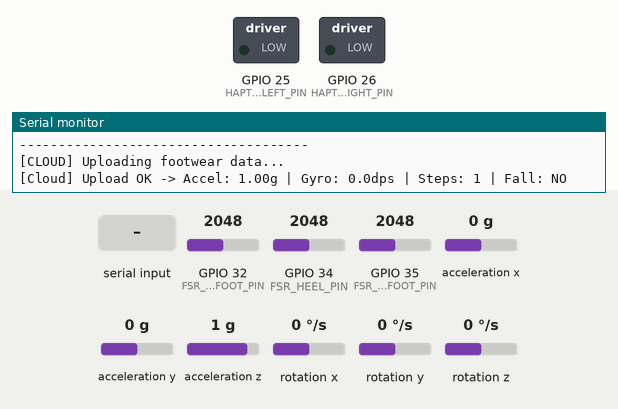
Simulated run of this sketch. Board: ESP32. Shown: switched loads named in the sketch (green lamp = pin HIGH), the last lines printed to the serial monitor. Wiring (inferred from the names in the program): MPU-6050 motion sensor at I2C address 0x68. The test bench sets the inputs (shaded band); at power-on: GPIO 32 (FSR_FOREFOOT_PIN) = 2048, GPIO 34 (FSR_HEEL_PIN) = 2048, GPIO 35 (FSR_MIDFOOT_PIN) = 2048, acceleration x 0 g, acceleration y 0 g, acceleration z 1 g, rotation x 0 °/s, rotation y 0 °/s, rotation z 0 °/s (analog values on the 0–4095 scale). WiFi joins after 1.5 s; servers stay silent unless stated.

Above: at 3.2 s.
3.3 s: "L" received over Serial
At 3.55 s:
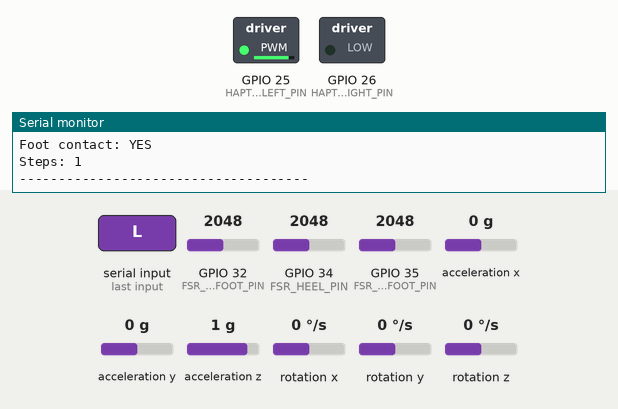
5.2 s: "r" received over Serial
At 5.48 s:
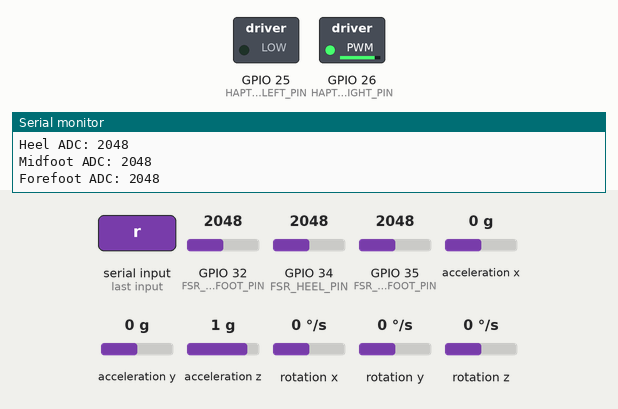
7.1 s: "F" received over Serial
At 7.8 s:
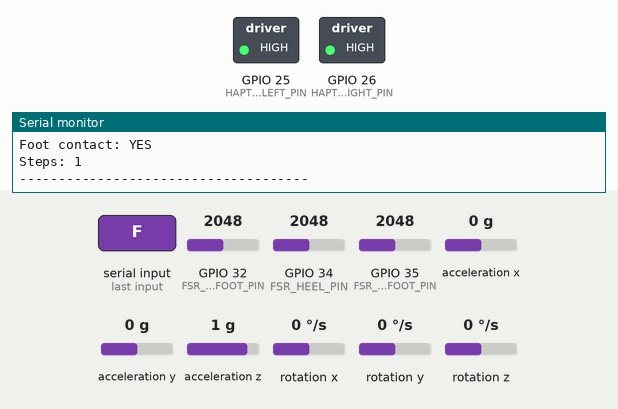
Timing chart, 0 to 10.1 s (numbered marks = the images above; inputs shaded):
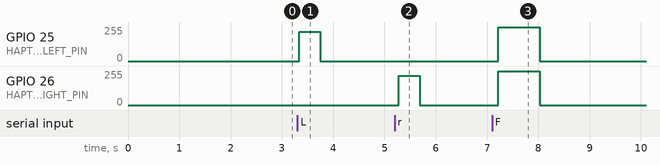

Measured:
- after the input at 3.3 s, GPIO 25 (HAPTIC_LEFT_PIN): 0/255 → 219/255 at once, → 0/255 0.41 s later
- after the input at 5.2 s, GPIO 26 (HAPTIC_RIGHT_PIN): 0/255 → 219/255 after 0.08 s, → 0/255 0.41 s later
- after the input at 7.1 s, GPIO 25 (HAPTIC_LEFT_PIN), GPIO 26 (HAPTIC_RIGHT_PIN): 0/255 → 255/255 after 0.12 s, → 0/255 0.81 s later

The sketch:

SmartFootwear.ino
```cpp
#include <Arduino.h>
#include <Wire.h>

#include "fsr_pressure.h"
#include "mpu6050_fall.h"
#include "gait_analysis.h"
#include "haptic_motor.h"
#include "firebase_cloud.h"

// Timing variables
unsigned long lastPrintMs = 0;
unsigned long lastUploadMs = 0;

const unsigned long PRINT_INTERVAL_MS = 1000;
const unsigned long FIREBASE_INTERVAL_MS = 2000;

void printFootwearData();

void setup() {
  Serial.begin(115200);
  delay(500);

  Serial.println();
  Serial.println("================================");
  Serial.println("       AI SMART FOOTWEAR");
  Serial.println("================================");

  // Initialize I2C
  Wire.begin(21, 22);

  // Initialize sensors and hardware
  Serial.println("[INIT] Initializing FSR sensors...");
  initFSRPressure();

  Serial.println("[INIT] Initializing MPU6050...");
  initMPU6050();

  Serial.println("[INIT] Initializing haptic motors...");
  initHapticMotors();

  // Initialize Firebase and Wi-Fi
  Serial.println("[INIT] Initializing Firebase...");
  initFirebaseCloud();

  Serial.println();
  Serial.println("[SYSTEM] Initialization sequence completed.");
  Serial.println("[SYSTEM] Ready for App Navigation & Serial commands:");
  Serial.println("  L = Left motor");
  Serial.println("  R = Right motor");
  Serial.println("  F = Fall vibration pattern");
  Serial.println("  S = Stop motors");
  Serial.println("================================");
}

void loop() {

  // 1. Read sensors
  readFSRPressure();
  updateMPU6050();

  // 2. Analyze walking and steps
  updateGaitAnalysis();

  // 3. Update motor patterns continuously
  hapticUpdate();

  // 4. Check for Navigation & Motor Commands from Flutter App via Firebase!
  checkFirebaseCloudCommands();

  // 5. Read serial motor commands
  if (Serial.available() > 0) {

    char command = Serial.read();

    switch (command) {

      case 'L':
      case 'l':
        Serial.println("[MOTOR] Left motor activated");
        hapticPulseLeft(350, 220);
        break;

      case 'R':
      case 'r':
        Serial.println("[MOTOR] Right motor activated");
        hapticPulseRight(350, 220);
        break;

      case 'F':
      case 'f':
        Serial.println("[MOTOR] Fall vibration pattern");
        hapticPattern_Fall();
        break;

      case 'S':
      case 's':
        Serial.println("[MOTOR] Motors stopped");
        hapticStop();
        break;

      default:
        break;
    }
  }

  unsigned long now = millis();

  // 6. Print sensor information every second
  if (now - lastPrintMs >= PRINT_INTERVAL_MS) {
    lastPrintMs = now;
    printFootwearData();
  }

  // 7. Upload sensor data every two seconds
  if (now - lastUploadMs >= FIREBASE_INTERVAL_MS) {
    lastUploadMs = now;

    Serial.println("[CLOUD] Uploading footwear data...");
    uploadFootwearData();
  }
}

// ==========================================
// PRINT SENSOR DATA
// ==========================================

void printFootwearData() {

  PressureData p = getPressureData();

  Serial.println();
  Serial.println("-------- SMART FOOTWEAR DATA --------");

  Serial.print("Heel ADC: ");
  Serial.println(p.heel);

  Serial.print("Midfoot ADC: ");
  Serial.println(p.midfoot);

  Serial.print("Forefoot ADC: ");
  Serial.println(p.forefoot);

  Serial.print("Acceleration (g): ");
  Serial.println(getAccelMagnitudeG(), 2);

  Serial.print("Gyroscope (dps): ");
  Serial.println(getGyroMagnitudeDps(), 2);

  Serial.print("MPU6050: ");
  Serial.println(isMPU6050Ready() ? "Ready" : "Not detected");

  Serial.print("Fall detected: ");
  Serial.println(isFallDetected() ? "YES" : "NO");

  Serial.print("Foot contact: ");
  Serial.println(isFootInContact() ? "YES" : "NO");

  Serial.print("Steps: ");
  Serial.println(getStepCount());

  Serial.println("-------------------------------------");
}
```

firebase_cloud.cpp
```cpp
/*
 * firebase_cloud.cpp
 * Uploads current sensor snapshot to /SmartFootwear/latest
 * and listens for navigation motor commands from /SmartFootwear/commands.
 */
#include "firebase_cloud.h"
#include "fsr_pressure.h"
#include "mpu6050_fall.h"
#include "gait_analysis.h"
#include "haptic_motor.h"

#include <WiFi.h>
#include <Firebase_ESP_Client.h>

FirebaseData footwearFbdo;
FirebaseData footwearCmdFbdo;
FirebaseAuth footwearAuth;
FirebaseConfig footwearConfig;
static bool firebaseStarted = false;

static long long lastExecutedCmdTimestamp = 0;
static String lastExecutedCmdStr = "";

void initFirebaseCloud() {
  Serial.println("Connecting to Wi-Fi...");
  WiFi.mode(WIFI_STA);
  WiFi.setAutoReconnect(true);
  WiFi.begin(WIFI_SSID, WIFI_PASSWORD);

  unsigned long start = millis();
  while (WiFi.status() != WL_CONNECTED && millis() - start < 20000) {
    delay(500);
    Serial.print(".");
  }

  if (WiFi.status() != WL_CONNECTED) {
    Serial.println("\nWi-Fi not connected. Uploads will be skipped until reboot.");
    return;
  }

  Serial.print("\nWi-Fi connected. IP: ");
  Serial.println(WiFi.localIP());

  footwearConfig.api_key = FIREBASE_API_KEY;
  footwearConfig.database_url = FIREBASE_DATABASE_URL;
  footwearAuth.user.email = FIREBASE_USER_EMAIL;
  footwearAuth.user.password = FIREBASE_USER_PASSWORD;

  Firebase.reconnectWiFi(true);
  footwearFbdo.setResponseSize(4096);
  footwearCmdFbdo.setResponseSize(1024);
  Firebase.begin(&footwearConfig, &footwearAuth);
  firebaseStarted = true;
  Serial.println("Firebase authentication started.");
}

bool isFirebaseConnected() {
  return firebaseStarted && WiFi.status() == WL_CONNECTED && Firebase.ready();
}

void checkFirebaseCloudCommands() {
  if (WiFi.status() != WL_CONNECTED || !firebaseStarted || !Firebase.ready()) {
    return;
  }

  static unsigned long lastPoll = 0;
  if (millis() - lastPoll < 200) {
    return;
  }
  lastPoll = millis();

  // Read command object from /SmartFootwear/commands sent by the Flutter App
  if (Firebase.RTDB.getJSON(&footwearCmdFbdo, "/SmartFootwear/commands")) {
    FirebaseJson &json = footwearCmdFbdo.jsonObject();
    FirebaseJsonData cmdData, timeData;
    json.get(cmdData, "command");
    json.get(timeData, "timestamp");

    String cmd = cmdData.stringValue;
    long long ts = timeData.int64Value;

    if (cmd.length() > 0 && (ts != lastExecutedCmdTimestamp || cmd != lastExecutedCmdStr)) {
      lastExecutedCmdTimestamp = ts;
      lastExecutedCmdStr = cmd;

      char c = toupper(cmd.charAt(0));
      Serial.printf("\n[CLOUD COMMAND] Received '%c' from App (ts: %lld)\n", c, ts);

      if (c == 'L') {
        Serial.println("[HAPTIC] ➔ LEFT MOTOR ACTIVATED (Turn Left Navigation)");
        hapticPulseLeft(450, 240);
      } else if (c == 'R') {
        Serial.println("[HAPTIC] ➔ RIGHT MOTOR ACTIVATED (Turn Right Navigation)");
        hapticPulseRight(450, 240);
      } else if (c == 'F') {
        Serial.println("[HAPTIC] ➔ BOTH MOTORS PULSED (Arrived / Fall Pattern)");
        hapticPattern_Fall();
      } else if (c == 'S') {
        Serial.println("[HAPTIC] ➔ ALL MOTORS STOPPED");
        hapticStop();
      }
    }
  }
}

bool uploadFootwearData() {
  if (WiFi.status() != WL_CONNECTED) {
    Serial.println("[Cloud] Wi-Fi disconnected; upload skipped.");
    return false;
  }
  if (!firebaseStarted || !Firebase.ready()) {
    Serial.println("[Cloud] Firebase not ready yet.");
    return false;
  }

  PressureData p = getPressureData();
  float accelG = getAccelMagnitudeG();
  float gyroDps = getGyroMagnitudeDps();
  bool fall = isFallDetected();
  bool contact = isFootInContact();
  unsigned long steps = getStepCount();

  FirebaseJson json;
  json.set("heel_adc", p.heel);
  json.set("midfoot_adc", p.midfoot);
  json.set("forefoot_adc", p.forefoot);
  json.set("acceleration_g", (double)accelG);
  json.set("gyroscope_dps", (double)gyroDps);
  json.set("fall_detected", fall);
  json.set("foot_in_contact", contact);
  json.set("step_count", (double)steps);
  json.set("esp32_online", true);
  json.set("uptime_ms", (double)millis());

  // Also include 9-element sensor array [Heel, Forefoot, Midfoot, AccelX, AccelY, AccelZ, GyroX, GyroY, GyroZ]
  FirebaseJsonArray arr;
  arr.add((double)p.heel);
  arr.add((double)p.forefoot);
  arr.add((double)p.midfoot);
  arr.add((double)getAxG());
  arr.add((double)getAyG());
  arr.add((double)getAzG());
  arr.add((double)getGxDps());
  arr.add((double)getGyDps());
  arr.add((double)getGzDps());
  json.set("sensorValues", arr);

  if (Firebase.RTDB.setJSON(&footwearFbdo, "/SmartFootwear/latest", &json)) {
    Serial.printf("[Cloud] Upload OK -> Accel: %.2fg | Gyro: %.1fdps | Steps: %lu | Fall: %s\n",
                  accelG, gyroDps, steps, fall ? "YES" : "NO");
    return true;
  }

  Serial.print("[Cloud] Firebase error: ");
  Serial.println(footwearFbdo.errorReason());
  return false;
}
```

firebase_cloud.h
```cpp
/*
 * firebase_cloud.h
 * Wi-Fi + Firebase Realtime Database uploads.
 *
 * Library: Firebase Arduino Client Library for ESP8266 and ESP32 by Mobizt
 * (Firebase_ESP_Client.h).
 */
#pragma once
#include <Arduino.h>

#define WIFI_SSID       "OnePlus_24"
#define WIFI_PASSWORD   "k6djpq9f"

#define FIREBASE_API_KEY "AIzaSyCV-3xh_NhxhCz6udfz1BKhc2baY0pGq2o"
#define FIREBASE_DATABASE_URL "https://smartfootwear-6d1a6-default-rtdb.asia-southeast1.firebasedatabase.app/"
#define FIREBASE_USER_EMAIL "agasthidoshi@gmail.com"
#define FIREBASE_USER_PASSWORD "Swami@2408"

void initFirebaseCloud();
bool uploadFootwearData();
void checkFirebaseCloudCommands();
bool isFirebaseConnected();
```

fsr_pressure.cpp
```cpp
#include "fsr_pressure.h"

PressureData pressureData = {0, 0, 0};

void initFSRPressure() {
  Serial.print("Initializing 3 FSR402 sensors... ");

  analogReadResolution(12);

  analogSetPinAttenuation(FSR_HEEL_PIN, ADC_11db);
  analogSetPinAttenuation(FSR_MIDFOOT_PIN, ADC_11db);
  analogSetPinAttenuation(FSR_FOREFOOT_PIN, ADC_11db);

  pinMode(FSR_HEEL_PIN, INPUT);
  pinMode(FSR_MIDFOOT_PIN, INPUT);
  pinMode(FSR_FOREFOOT_PIN, INPUT);

  Serial.println("OK");
}

void readFSRPressure() {
  const int n = 8;

  long heelSum = 0;
  long midSum = 0;
  long foreSum = 0;

  for (int i = 0; i < n; i++) {
    heelSum += analogRead(FSR_HEEL_PIN);
    midSum += analogRead(FSR_MIDFOOT_PIN);
    foreSum += analogRead(FSR_FOREFOOT_PIN);
  }

  pressureData.heel = heelSum / n;
  pressureData.midfoot = midSum / n;
  pressureData.forefoot = foreSum / n;
}

PressureData getPressureData() {
  return pressureData;
}
```

fsr_pressure.h
```cpp
#pragma once
#include <Arduino.h>

#define FSR_HEEL_PIN 34
#define FSR_MIDFOOT_PIN 35
#define FSR_FOREFOOT_PIN 32

struct PressureData {
  int heel;
  int midfoot;
  int forefoot;
};

extern PressureData pressureData;

void initFSRPressure();
void readFSRPressure();
PressureData getPressureData();
```

gait_analysis.cpp
```cpp
/*
 * gait_analysis.cpp
 * Shared implementation for pressure-based gait and step counting.
 */
#include "gait_analysis.h"
#include "fsr_pressure.h"

static bool footInContact = false;
static unsigned long lastContactChangeMs = 0;
static unsigned long stepCount = 0;
static bool previousFootInContact = false;

void updateGaitAnalysis() {
  PressureData p = getPressureData();
  bool contact = (p.heel > FSR_CONTACT_THRESHOLD ||
                  p.midfoot > FSR_CONTACT_THRESHOLD ||
                  p.forefoot > FSR_CONTACT_THRESHOLD);

  unsigned long now = millis();
  if (contact != previousFootInContact) {
    lastContactChangeMs = now;
    if (contact && !previousFootInContact) {
      stepCount++;
    }
    previousFootInContact = contact;
  }
  footInContact = contact;
}

bool isFootInContact() {
  return footInContact;
}

unsigned long getStepCount() {
  return stepCount;
}

unsigned long getContactChangeMs() {
  return lastContactChangeMs;
}
```

gait_analysis.h
```cpp
/*
 * gait_analysis.h
 * Simple pressure-based contact, stance and step count estimate.
 */
#pragma once
#include <Arduino.h>

#define FSR_CONTACT_THRESHOLD 250

void updateGaitAnalysis();
bool isFootInContact();
unsigned long getStepCount();
unsigned long getContactChangeMs();
```

haptic_motor.cpp
```cpp
/*
 * haptic_motor.cpp
 * Shared implementation for Haptic Motor Control (GPIO 25 & 26).
 */
#include "haptic_motor.h"

#define HAPTIC_FREQUENCY 1000
#define HAPTIC_RESOLUTION 8

#if defined(ESP_ARDUINO_VERSION_MAJOR) && (ESP_ARDUINO_VERSION_MAJOR >= 3)
  // ESP32 Arduino Core 3.x
  #define HAPTIC_ATTACH(pin) ledcAttach(pin, HAPTIC_FREQUENCY, HAPTIC_RESOLUTION)
  #define HAPTIC_WRITE(pin, duty) ledcWrite(pin, duty)
#else
  // ESP32 Arduino Core 2.x
  #define HAPTIC_LEFT_CH  4
  #define HAPTIC_RIGHT_CH 5
  #define HAPTIC_ATTACH_LEFT() do { \
      ledcSetup(HAPTIC_LEFT_CH, HAPTIC_FREQUENCY, HAPTIC_RESOLUTION); \
      ledcAttachPin(HAPTIC_LEFT_PIN, HAPTIC_LEFT_CH); \
    } while (0)
  #define HAPTIC_ATTACH_RIGHT() do { \
      ledcSetup(HAPTIC_RIGHT_CH, HAPTIC_FREQUENCY, HAPTIC_RESOLUTION); \
      ledcAttachPin(HAPTIC_RIGHT_PIN, HAPTIC_RIGHT_CH); \
    } while (0)
  #define HAPTIC_WRITE_LEFT(duty) ledcWrite(HAPTIC_LEFT_CH, duty)
  #define HAPTIC_WRITE_RIGHT(duty) ledcWrite(HAPTIC_RIGHT_CH, duty)
#endif

static bool leftOn = false;
static bool rightOn = false;
static unsigned long leftDeadline = 0;
static unsigned long rightDeadline = 0;

void initHapticMotors() {
#if defined(ESP_ARDUINO_VERSION_MAJOR) && (ESP_ARDUINO_VERSION_MAJOR >= 3)
  HAPTIC_ATTACH(HAPTIC_LEFT_PIN);
  HAPTIC_ATTACH(HAPTIC_RIGHT_PIN);
  HAPTIC_WRITE(HAPTIC_LEFT_PIN, 0);
  HAPTIC_WRITE(HAPTIC_RIGHT_PIN, 0);
#else
  HAPTIC_ATTACH_LEFT();
  HAPTIC_ATTACH_RIGHT();
  HAPTIC_WRITE_LEFT(0);
  HAPTIC_WRITE_RIGHT(0);
#endif

  leftOn = false;
  rightOn = false;

  Serial.println("[HAPTIC] Motors initialized (Left: GPIO 25, Right: GPIO 26).");
}

void hapticStop() {
#if defined(ESP_ARDUINO_VERSION_MAJOR) && (ESP_ARDUINO_VERSION_MAJOR >= 3)
  HAPTIC_WRITE(HAPTIC_LEFT_PIN, 0);
  HAPTIC_WRITE(HAPTIC_RIGHT_PIN, 0);
#else
  HAPTIC_WRITE_LEFT(0);
  HAPTIC_WRITE_RIGHT(0);
#endif

  leftOn = false;
  rightOn = false;
  leftDeadline = 0;
  rightDeadline = 0;
}

void hapticPulseLeft(int durationMs, int intensity) {
  intensity = constrain(intensity, 0, 255);
  durationMs = constrain(durationMs, 0, 5000);

  if (durationMs == 0 || intensity == 0) {
    hapticStop();
    return;
  }

  hapticStop();

#if defined(ESP_ARDUINO_VERSION_MAJOR) && (ESP_ARDUINO_VERSION_MAJOR >= 3)
  HAPTIC_WRITE(HAPTIC_LEFT_PIN, intensity);
#else
  HAPTIC_WRITE_LEFT(intensity);
#endif

  leftOn = true;
  rightOn = false;
  leftDeadline = millis() + (unsigned long)durationMs;
  Serial.println("[HAPTIC] LEFT motor activated.");
}

void hapticPulseRight(int durationMs, int intensity) {
  intensity = constrain(intensity, 0, 255);
  durationMs = constrain(durationMs, 0, 5000);

  if (durationMs == 0 || intensity == 0) {
    hapticStop();
    return;
  }

  hapticStop();

#if defined(ESP_ARDUINO_VERSION_MAJOR) && (ESP_ARDUINO_VERSION_MAJOR >= 3)
  HAPTIC_WRITE(HAPTIC_RIGHT_PIN, intensity);
#else
  HAPTIC_WRITE_RIGHT(intensity);
#endif

  leftOn = false;
  rightOn = true;
  rightDeadline = millis() + (unsigned long)durationMs;
  Serial.println("[HAPTIC] RIGHT motor activated.");
}

void hapticPulseBoth(int durationMs, int intensity) {
  intensity = constrain(intensity, 0, 255);
  durationMs = constrain(durationMs, 0, 5000);

  if (durationMs == 0 || intensity == 0) {
    hapticStop();
    return;
  }

  hapticStop();

#if defined(ESP_ARDUINO_VERSION_MAJOR) && (ESP_ARDUINO_VERSION_MAJOR >= 3)
  HAPTIC_WRITE(HAPTIC_LEFT_PIN, intensity);
  HAPTIC_WRITE(HAPTIC_RIGHT_PIN, intensity);
#else
  HAPTIC_WRITE_LEFT(intensity);
  HAPTIC_WRITE_RIGHT(intensity);
#endif

  leftOn = true;
  rightOn = true;
  leftDeadline = millis() + (unsigned long)durationMs;
  rightDeadline = millis() + (unsigned long)durationMs;
  Serial.println("[HAPTIC] BOTH motors activated.");
}

void hapticPattern_Fall() {
  hapticPulseBoth(700, 255);
  Serial.println("[HAPTIC] FALL ALERT vibration triggered!");
}

void hapticPattern_Left() {
  hapticPulseLeft(350, 220);
}

void hapticPattern_Right() {
  hapticPulseRight(350, 220);
}

void hapticPattern_Arrived() {
  hapticPulseBoth(500, 220);
}

void hapticPattern_OffRoute() {
  hapticPulseBoth(800, 255);
}

void hapticUpdate() {
  unsigned long now = millis();

  if (leftOn && (long)(now - leftDeadline) >= 0) {
#if defined(ESP_ARDUINO_VERSION_MAJOR) && (ESP_ARDUINO_VERSION_MAJOR >= 3)
    HAPTIC_WRITE(HAPTIC_LEFT_PIN, 0);
#else
    HAPTIC_WRITE_LEFT(0);
#endif
    leftOn = false;
  }

  if (rightOn && (long)(now - rightDeadline) >= 0) {
#if defined(ESP_ARDUINO_VERSION_MAJOR) && (ESP_ARDUINO_VERSION_MAJOR >= 3)
    HAPTIC_WRITE(HAPTIC_RIGHT_PIN, 0);
#else
    HAPTIC_WRITE_RIGHT(0);
#endif
    rightOn = false;
  }
}

bool isLeftMotorOn() { return leftOn; }
bool isRightMotorOn() { return rightOn; }
bool areHapticMotorsOn() { return leftOn || rightOn; }
```

haptic_motor.h
```cpp
/*
 * haptic_motor.h
 * AI Smart Footwear - Navigation Haptic Motor Control
 *
 * LEFT MOTOR  : GPIO 25
 * RIGHT MOTOR : GPIO 26
 */
#pragma once
#include <Arduino.h>

#define HAPTIC_LEFT_PIN  25
#define HAPTIC_RIGHT_PIN 26

void initHapticMotors();
void hapticStop();
void hapticPulseLeft(int durationMs, int intensity = 255);
void hapticPulseRight(int durationMs, int intensity = 255);
void hapticPulseBoth(int durationMs, int intensity = 220);

void hapticPattern_Fall();
void hapticPattern_Left();
void hapticPattern_Right();
void hapticPattern_Arrived();
void hapticPattern_OffRoute();

void hapticUpdate();
bool isLeftMotorOn();
bool isRightMotorOn();
bool areHapticMotorsOn();
```

mpu6050_fall.h
```cpp
/*
 * mpu6050_fall.h
 * MPU6050 raw-I2C acceleration magnitude, gyroscope, and fall detection.
 * Wiring: SDA -> GPIO21, SCL -> GPIO22, VCC -> 3.3V, GND -> GND.
 */
#pragma once
#include <Arduino.h>

void initMPU6050();
void updateMPU6050();

bool isMPU6050Ready();
bool isFallDetected();
float getAccelMagnitudeG();
float getGyroMagnitudeDps();

// Axis values
float getAxG();
float getAyG();
float getAzG();
float getGxDps();
float getGyDps();
float getGzDps();
```

Source omitted: mpu6050_fall.cpp (3973 bytes)
